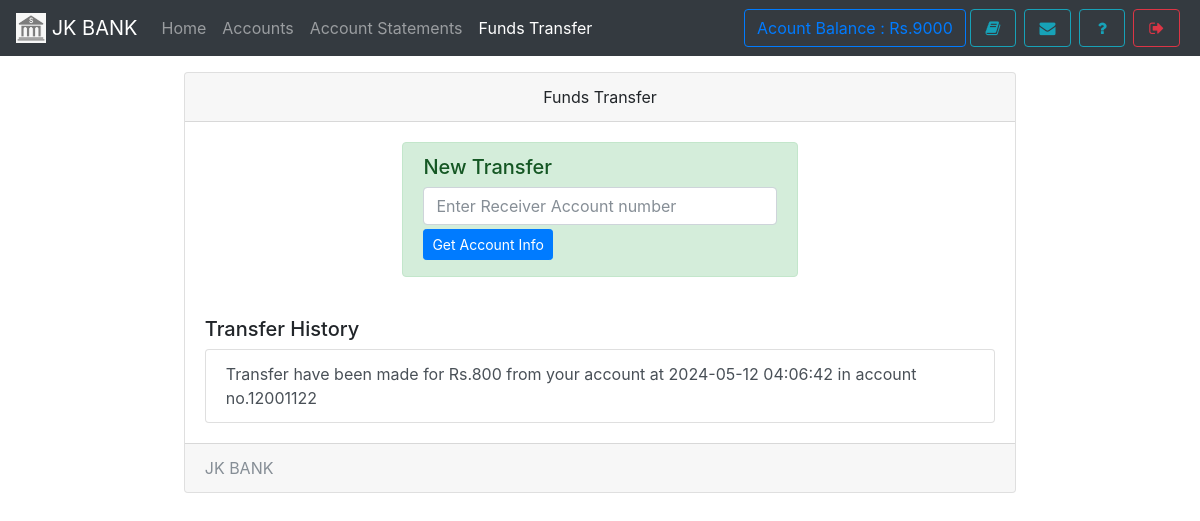
The app's page /transfer.php (signed in) with its own data.
### tables this page shows
CREATE TABLE `useraccounts` (
  `id` int(11) NOT NULL,
  `email` text NOT NULL,
  `password` text NOT NULL,
  `name` varchar(111) NOT NULL,
  `balance` varchar(111) NOT NULL,
  `cnic` varchar(111) NOT NULL,
  `number` varchar(111) NOT NULL,
  `city` varchar(111) NOT NULL,
  `address` varchar(111) NOT NULL,
  `source` varchar(111) NOT NULL,
  `accountNo` varchar(111) NOT NULL,
  `branch` varchar(111) NOT NULL,
  `accountType` varchar(111) NOT NULL,
  `date` timestamp NOT NULL DEFAULT current_timestamp()
);

CREATE TABLE `transaction` (
  `transactionId` int(11) NOT NULL,
  `action` varchar(111) DEFAULT NULL,
  `credit` varchar(111) DEFAULT NULL,
  `debit` varchar(111) DEFAULT NULL,
  `balance` varchar(111) DEFAULT NULL,
  `beneId` varchar(111) DEFAULT NULL,
  `other` varchar(111) DEFAULT NULL,
  `userId` int(11) DEFAULT NULL,
  `date` timestamp NOT NULL DEFAULT current_timestamp()
);

### assets/db.php (called while the page is built, shortened)
<?php
$con = new mysqli('localhost', 'root', '', 'mybank');
$uid = '';
if (isset($_SESSION['userId']))
  $uid = $_SESSION['userId'];
if (!empty($uid)) {
  $ar = $con->query("select * from useraccounts,branch where id = '{$uid}' AND useraccounts.branch = branch.branchId");
  $userData = $ar->fetch_assoc();
}
?>

### transfer.php (the view, shortened to what this page needs)
<!DOCTYPE html>
<html>
<head>
  <?php require 'assets/autoloader.php'; ?>
  <?php require 'assets/db.php'; ?>
  <?php require 'assets/function.php'; ?>
</head>
<body style="background-size: 100%" class="bg-gradient-seconday">
  <nav class="navbar navbar-expand-lg navbar-dark bg-dark fixed-top">
    <a class="navbar-brand" href="#">
      <img src="images/logo.png" style="object-fit:cover;object-position:center center" width="30" height="30" class="d-inline-block align-top" alt="">
      <?php echo bankname; ?>
    </a>
    <div class="collapse navbar-collapse" id="navbarSupportedContent">
      <ul class="navbar-nav mr-auto">
        <li class="nav-item ">
          <a class="nav-link " href="index.php">Home <span class="sr-only">(current)</span></a>
        </li>
        <li class="nav-item "> <a class="nav-link" href="accounts.php">Accounts</a></li>
        <li class="nav-item "> <a class="nav-link" href="statements.php">Account Statements</a></li>
        <li class="nav-item active"> <a class="nav-link" href="transfer.php">Funds Transfer</a></li>
      </ul>
      <?php include 'sideButton.php'; ?>
    </div>
  </nav><br><br><br>
  <div class="container">
    <div class="card  w-75 mx-auto">
      <div class="card-header text-center">
        Funds Transfer
      </div>
      <div class="card-body">
        <form method="POST">
          <div class="alert alert-success w-50 mx-auto">
            <h5>New Transfer</h5>
            <input type="text" name="otherNo" class="form-control " placeholder="Enter Receiver Account number" required>
            <button type="submit" name="get" class="btn btn-primary btn-bloc btn-sm my-1">Get Account Info</button>
          </div>
        </form>
        <br>
        <h5>Transfer History</h5>
        <div id="list-group rounded-0">
          <?php
          $array = $con->query("select * from transaction where userId = '$userData[id]' AND action = 'transfer' order by date desc");
          if ($array->num_rows > 0) {
            while ($row = $array->fetch_assoc()) {
              if ($row['action'] == 'transfer') {
                echo "<div class='list-group-item list-group-item-action bg-gradient-info'>Transfer have been made for  Rs.$row[debit] from your account at $row[date] in  account no.$row[other]</div>";
              }
            }
          } else
            echo "<div class='list-group-item list-group-item-action text-muted'>You have made no transfer yet.</div>";
          ?>
        </div>
      </div>
      <div class="card-footer text-muted">
        <?php echo bankname ?>
      </div>
    </div>
  </div>
</body>
</html>

### sideButton.php
<form class="form-inline my-2 my-lg-0">
        <a href="" class="btn btn-outline-primary" data-toggle="tooltip" title="Your current Account Balance">Acount Balance : Rs.<?php echo $userData['balance']; ?></a>
        <a href="accounts.php" data-toggle="tooltip" title="Account Summary" class="btn btn-outline-info mx-1" ><i class="fa fa-book fa-fw"></i></a>
        <a href="notice.php" data-toggle="tooltip" title="View Notice" class="btn btn-outline-info mx-1" ><i class="fa fa-envelope fa-fw"></i></a>
        <a href="feedback.php" data-toggle="tooltip" title="Help?" class="btn btn-outline-info mx-1" ><i class="fa fa-question fa-fw"></i></a>
        <a href="logout.php" data-toggle="tooltip" title="Logout" class="btn btn-outline-danger mx-1" ><i class="fa fa-sign-out fa-fw"></i></a>
</form>

### records on screen
useraccounts: balance "9000"
transaction: debit "800", date "2024-05-12 04:06:42", other "12001122"

### other values on screen
bankname "JK BANK"
